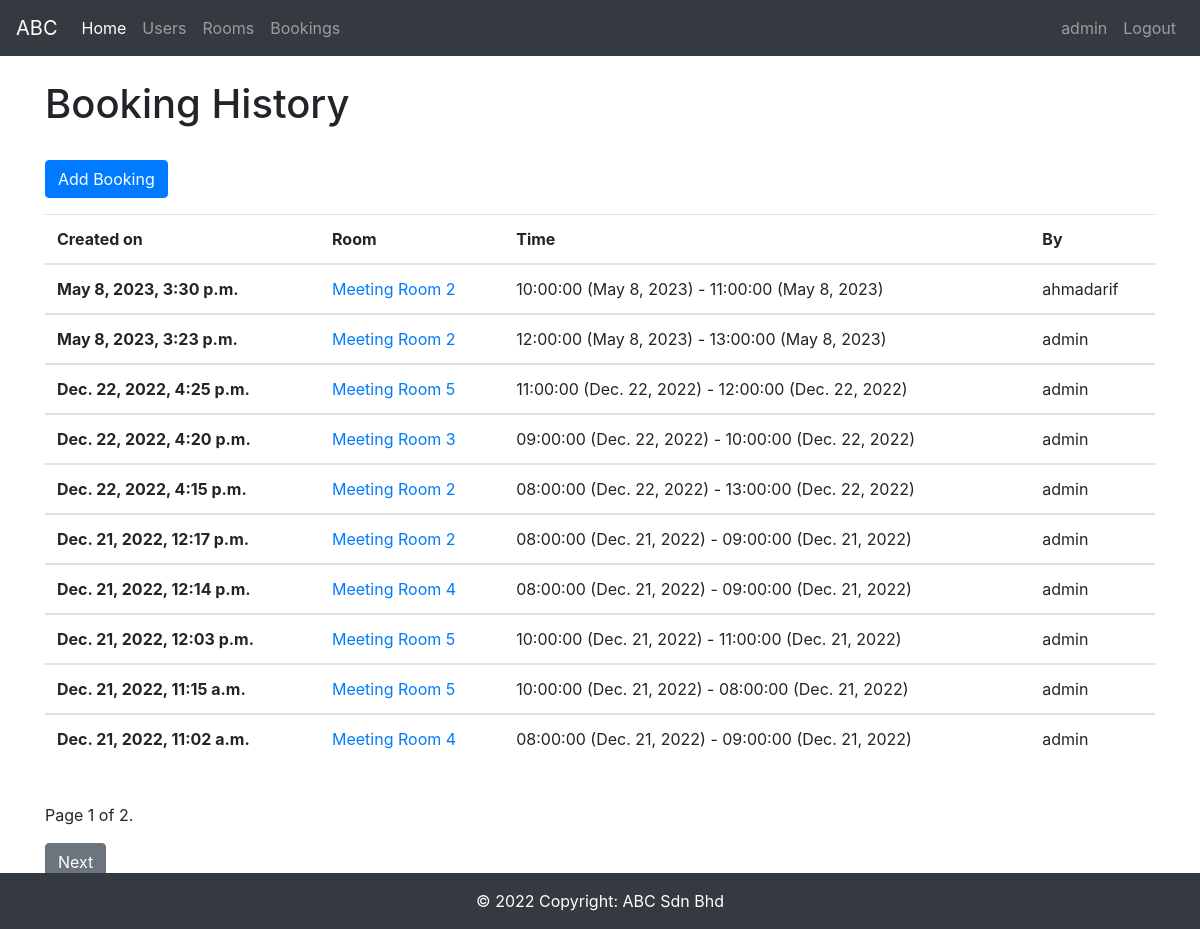
The page /roombooking/bookings/ (signed in) on the database its author committed.
### roombooking/models.py (models this page shows, shortened)
class Booking(models.Model):
    startdate = models.DateField()
    starttime = models.ForeignKey(StartTime, on_delete=models.PROTECT, null=True)
    enddate = models.DateField()
    endtime = models.ForeignKey(EndTime, on_delete=models.PROTECT, null=True)
    room = models.ForeignKey(Room, on_delete=models.CASCADE)
    organizer = models.ForeignKey(User, on_delete=models.CASCADE)
    dateadded = models.DateTimeField(auto_now_add=True)
    class Meta:
        ordering = ['-dateadded']
    def get_absolute_url(self):
        return reverse('booking-detail', args=[str(self.id)])

class Room(models.Model):
    name = models.CharField(max_length=255)
    room_pic = models.ImageField(upload_to="images/", null=True)
    dateadded = models.DateTimeField(auto_now_add=True)

class StartTime(models.Model):
    time =  models.TimeField()
    def __str__(self):
        return '{0}'.format(self.time)

class EndTime(models.Model):
    time =  models.TimeField()
    def __str__(self):
        return '{0}'.format(self.time)

### roombooking/views.py (the view)
# urls.py: path('bookings/', views.BookingListView.as_view(), name='bookings'),
class BookingListView(generic.ListView):
    model = Booking
    paginate_by = 10
    class Meta:
        ordering = ['starttime']

### roombooking/templates/roombooking/booking_list.html
{% extends "base_generic.html" %}
{% block content %}
<div class="">
  <h1>Booking History</h1>
  <br>
  <a href="{% url 'booking-create' %}"><button class="btn btn-primary mb-3">Add Booking</button></a>
  {% if booking_list %}
  <table class="table">
    <thead>
      <tr>
        <th scope="col">Created on</th>
        <th scope="col">Room</th>
        <th scope="col">Time</th>
        <th scope="col">By</th>
      </tr>
    </thead>
    {% for booking in booking_list %}
    <tbody>
      <tr>
        <th scope="row">{{ booking.dateadded }}</th>
        <td><a href="{{ booking.get_absolute_url }}">{{booking.room.name}}</a></td>
        <td>{{booking.starttime}} ({{booking.startdate}}) - {{booking.endtime}} ({{booking.enddate}})</td>
        <td>{{booking.organizer}}</td>
      </tr>
    </tbody>
    {% endfor %}
  </table>
  {% else %}
    <p>There are no bookings in the library.</p>
  {% endif %}
</div>
{% endblock %}

### roombooking/templates/base_generic.html (shortened to what this page needs)
<!DOCTYPE html>
<html lang="en">
<head>
  <link rel="stylesheet" href="https://cdn.jsdelivr.net/npm/bootstrap@4.1.3/dist/css/bootstrap.min.css">
  {% load static %}
  <link rel="stylesheet" href="{% static 'css/styles.css' %}">
</head>
<body>
    <nav class="navbar navbar-expand-lg navbar-dark bg-dark mb-4">
      <a class="navbar-brand" href="{% url 'index' %}">ABC</a>
      <div class="collapse navbar-collapse" id="navbarNavDropdown">
        <ul class="navbar-nav">
          <li class="nav-item active">
            <a class="nav-link" href="{% url 'index' %}">Home <span class="sr-only">(current)</span></a>
          </li>
          {% if user.is_superuser %}
          <li class="nav-item">
            <a class="nav-link" href="{% url 'users' %}">Users</a>
          </li>
          {% endif %}
          <li class="nav-item">
            <a class="nav-link" href="{% url 'rooms' %}">Rooms</a>
          </li>
          <li class="nav-item">
            <a class="nav-link" href="{% url 'bookings' %}">Bookings</a>
          </li>
        </ul>
        <ul class="navbar-nav ml-auto">
          {% if user.is_authenticated %}
          <li class="nav-item">
              <a class="nav-link" href="#">
                {{ user.get_username }}
              </a>
          </li>
          <li class="nav-item">
              <a class="nav-link" href="{% url 'logout' %}?next={{ request.path }}">
                Logout
              </a>
          </li>
          {% else %}
          <li class="nav-item">
              <a class="nav-link" href="{% url 'login' %}?next={{ request.path }}">
                Login
              </a>
          </li>
          {% endif %}
      </ul>
      </div>
    </nav>
    <div class="container-fluid">
    <div class="row">
      <div class="container mb-5">{% block content %}{% endblock %}
        {% block pagination %}
          {% if is_paginated %}
              <div class="pagination">
                  <span class="page-links">
                    <br>
                      <p class="page-current">
                        Page {{ page_obj.number }} of {{ page_obj.paginator.num_pages }}.
                      </p>
                      {% if page_obj.has_next %}
                          <a href="{{ request.path }}?page={{ page_obj.next_page_number }}"><button class="btn btn-secondary">Next</button></a>
                      {% endif %}
                  </span>
              </div>
          {% endif %}
        {% endblock %}
      </div>
      <footer class="text-center text-white fixed-bottom bg-dark mt-3">
        <div class="text-center p-3">
          © 2022 Copyright:
          <a class="text-white">ABC Sdn Bhd</a>
        </div>
      </footer>
    </div>
  </div>
</body>
</html>

### rows shown on the page
Booking: dateadded "May 8, 2023, 3:30 p.m.", room.name "Meeting Room 2", starttime "10:00:00", startdate "May 8, 2023", endtime "11:00:00", enddate "May 8, 2023", organizer "ahmadarif"
Booking: dateadded "May 8, 2023, 3:23 p.m.", room.name "Meeting Room 2", starttime "12:00:00", startdate "May 8, 2023", endtime "13:00:00", enddate "May 8, 2023", organizer "admin"
Booking: dateadded "Dec. 22, 2022, 4:25 p.m.", room.name "Meeting Room 5", starttime "11:00:00", startdate "Dec. 22, 2022", endtime "12:00:00", enddate "Dec. 22, 2022", organizer "admin"
Booking: dateadded "Dec. 22, 2022, 4:20 p.m.", room.name "Meeting Room 3", starttime "09:00:00", startdate "Dec. 22, 2022", endtime "10:00:00", enddate "Dec. 22, 2022", organizer "admin"
Booking: dateadded "Dec. 22, 2022, 4:15 p.m.", room.name "Meeting Room 2", starttime "08:00:00", startdate "Dec. 22, 2022", endtime "13:00:00", enddate "Dec. 22, 2022", organizer "admin"
Booking: dateadded "Dec. 21, 2022, 12:17 p.m.", room.name "Meeting Room 2", starttime "08:00:00", startdate "Dec. 21, 2022", endtime "09:00:00", enddate "Dec. 21, 2022", organizer "admin"
Booking: dateadded "Dec. 21, 2022, 12:14 p.m.", room.name "Meeting Room 4", starttime "08:00:00", startdate "Dec. 21, 2022", endtime "09:00:00", enddate "Dec. 21, 2022", organizer "admin"
Booking: dateadded "Dec. 21, 2022, 12:03 p.m.", room.name "Meeting Room 5", starttime "10:00:00", startdate "Dec. 21, 2022", endtime "11:00:00", enddate "Dec. 21, 2022", organizer "admin"
Booking: dateadded "Dec. 21, 2022, 11:15 a.m.", room.name "Meeting Room 5", starttime "10:00:00", startdate "Dec. 21, 2022", endtime "08:00:00", enddate "Dec. 21, 2022", organizer "admin"
Booking: dateadded "Dec. 21, 2022, 11:02 a.m.", room.name "Meeting Room 4", starttime "08:00:00", startdate "Dec. 21, 2022", endtime "09:00:00", enddate "Dec. 21, 2022", organizer "admin"

### other values the page prints
{{ user.get_username }} "admin"
{{ page_obj.number }} "1"
{{ page_obj.paginator.num_pages }} "2"
